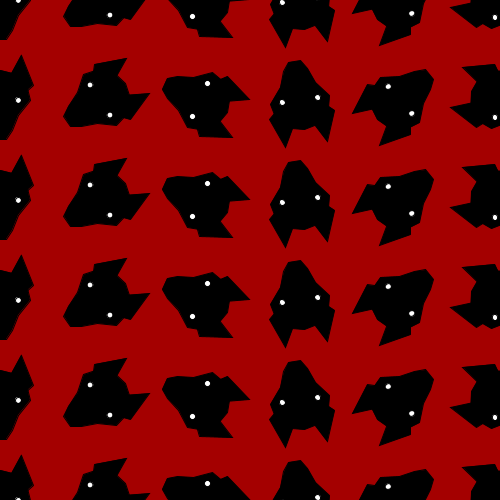
Frame 1 (no input)
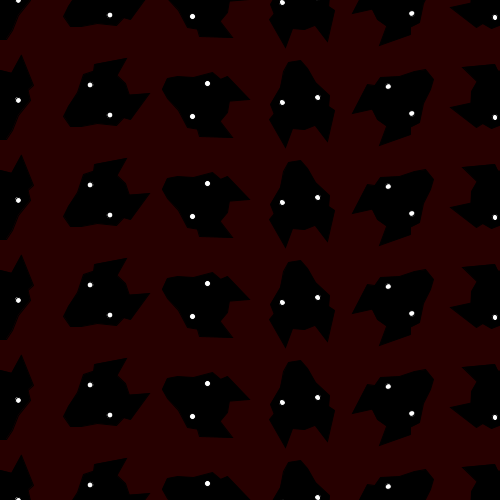
Frame 60 (the mouse pressed at the canvas centre just before this capture)
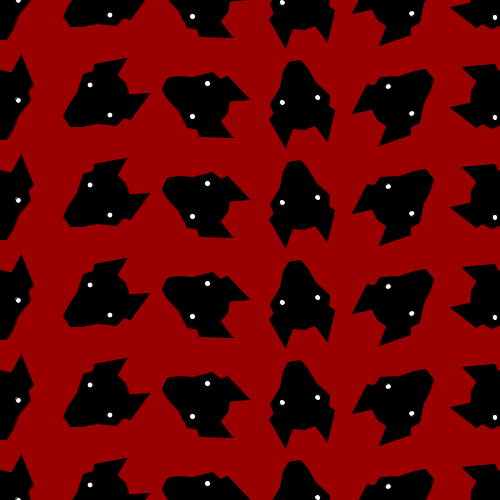
Frame 120 (the mouse held since frame 60 and released just before this capture)

The Processing sketch that drew these frames (run headless with seeded random() and noise(); from frame 60 on, the mouse is pressed at the canvas centre):

// Processing sketch: processing_73914
// ── processing_73914.pde

//globals
int x, y;
int scale = 3;
ArrayList coordinates = new ArrayList();

void setup() {
  size(500, 500);
  smooth(8);
}

void draw() {
  int red = (int) random(0, 255);
  background(red, 0, 0);
  for (int i = 0; i < 6; i++) {
    for (int j = 0; j < 6; j++) {
      pushMatrix();
      translate((width/5*i), height/5*j);
      rotate(1*i);
      drawStamp(0, 0, 3);
      popMatrix();
    }
  }
}

void drawStamp(int x, int y, int scale) {
  fill(0);

  beginShape();
  vertex(x, y-10*scale);
  vertex(x+8*scale, y-8*scale);
  vertex(x+10*scale, y);
  vertex(x+6*scale, y+5*scale);
  vertex(x+4*scale, y+10*scale);
  vertex(x+2*scale, y+13*scale);
  //
  vertex(x-2*scale, y+13*scale);
  vertex(x-4*scale, y+10*scale);
  vertex(x-6*scale, y+5*scale);
  vertex(x-10*scale, y);
  vertex(x-8*scale, y-8*scale);
  vertex(x, y-10*scale);
  endShape(CLOSE);

  beginShape();
  vertex(x+2*scale, y-7*scale);
  vertex(x+1*scale, y-4*scale);
  vertex(x+7*scale, y-15*scale);
  vertex(x+11*scale, y-5*scale);
  vertex(x+2*scale, y+3*scale);
  endShape(CLOSE);

  beginShape();
  vertex(x-2*scale, y-7*scale);
  vertex(x-1*scale, y-4*scale);
  vertex(x-7*scale, y-15*scale);
  vertex(x-11*scale, y-5*scale);
  vertex(x-2*scale, y+3*scale);
  endShape();

  fill(255);

  ellipse(x+6*scale, y, 2*scale, 2*scale);
  ellipse(x-6*scale, y, 2*scale, 2*scale);

  noFill();
}

void mousePressed() {
  scale = (int) random(1, 5);
  x = mouseX;
  y = mouseY;
  PVector clicked = new PVector(x, y, scale);
  coordinates.add(clicked);
}
